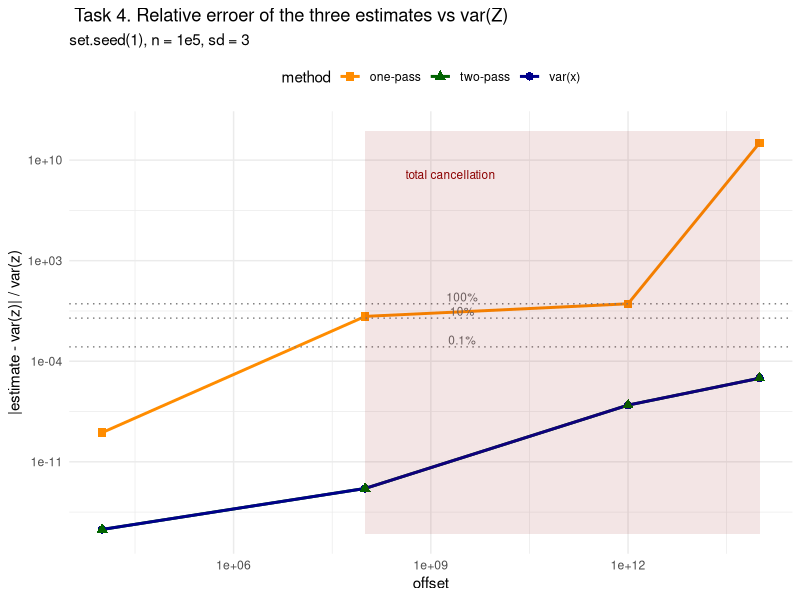
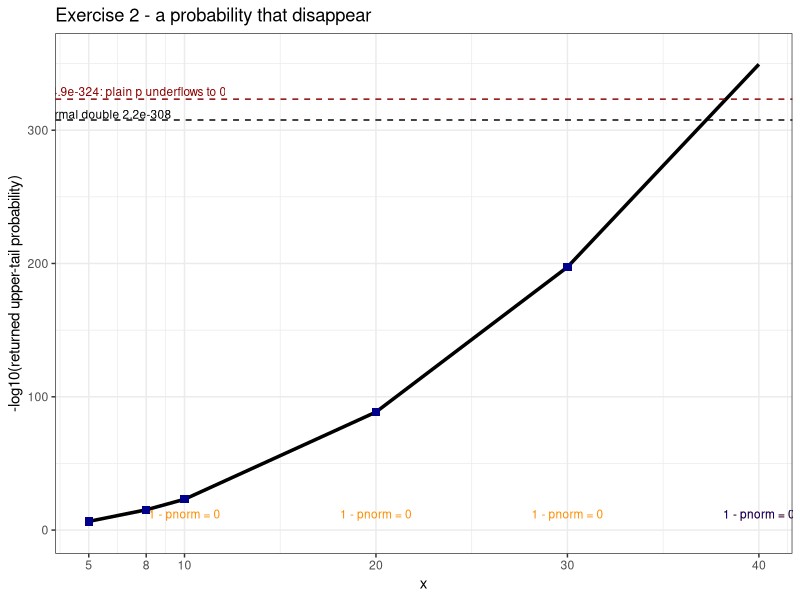

Write R code to recreate these figures, in order.
## ---- chunk 1
# Load
library(tidyverse)
## ---- chunk 2
# Reproduce the exact dataset from the exercise
set.seed(1)
z <- rnorm(100000, mean = 0, sd = 3)
offsets <- c(0, 1e4, 1e8, 1e12, 1e14)
n <- length(z)

# Define the two-pass and one-pass algorithms 
# two-pass algorithm
var2pass <- function(x) {
  m <- mean(x)            
  sum((x - m) ** 2) / (n - 1)
}

# one-pass computational formula
var1pass <- function(x) {
  (sum(x ** 2) - sum(x) ** 2 / n) / (n - 1)
}

# Run all three methods at every offset
res <- data.frame(
  a = offsets,
  var_r = NA,
  two_pass = NA,
  one_pass = NA
)
variances <- sapply(offsets, function(o) {
  x <- o + z                 # Task 1 !!!
  c(                         # Task 2 !!!
    var_r = var(x),
    two_pass = var2pass(x),
    one_pass = var1pass(x)
  )
})                           # Task 3 !!!

res$var_r <- variances["var_r", ]
res$two_pass <- variances["two_pass", ]
res$one_pass <- variances["one_pass", ]
res
## ---- chunk 3
# Compare with var(z)
rel <- data.frame(
  a        = offsets,
  var_r    = abs(res$var_r    - var(z)) / var(z),
  two_pass = abs(res$two_pass - var(z)) / var(z),
  one_pass = abs(res$one_pass - var(z)) / var(z)
)
# Print the comparison table
rel
# Print the reference value
cat("var(z) =", var(z), "\n")
# Find the threshold, where first offset with more than 10% one-pass error
cat("one-pass error > 10% first at a =", res$a[which(rel$one_pass > 0.1)[1]], "\n")
 
# Figure: relative error vs offset (log-log)
# Reshape the table to long format, one row per (offset, method)
rel_long <- data.frame(
  a = rep(offsets, 3),
  method = rep(c("var(x)", "two-pass", "one-pass"), each = length(offsets)),
  rel = c(rel$var_r, rel$two_pass, rel$one_pass)
)
# Drop a=0, as error is exactly 0 and no log
rel_long <- rel_long |> filter(a > 0)
# Floor tiny values so log works
rel_long$rel <- rel_long$rel |> (\(x) pmax(x, 1e-16))()

ggplot(rel_long, aes(
  x = a,
  y = rel,
  color = method,
  shape = method
)) +
  geom_line(linewidth = 1) +
  geom_point(size = 2.5) +
  scale_x_log10() +
  scale_y_log10() +
  coord_cartesian(ylim = c(1e-16, 1e12)) +
  geom_hline(
    yintercept = c(1e-3, 1e-1, 1),
    linetype = "dotted",
    color = "grey50"
  ) +
  annotate(
    "text",
    x = 3e9,
    y = c(3e-3, 3e-1, 3),
    label = c("0.1%", "10%", "100%"),
    color = "grey40",
    size = 3
  ) +
  annotate(
    "rect",
    xmin = 1e8,
    xmax = 1e14,
    ymin = 1e-16,
    ymax = 1e12,
    fill = "darkred",
    alpha = 0.1
  ) +
  annotate(
    "text",
    x = 2e9,
    y = 1e9,
    color = "darkred",
    label = "total cancellation",
    size = 3
  ) +
  scale_color_manual(values = c(
    "var(x)" = "darkblue",
    "two-pass" = "darkgreen",
    "one-pass" = "darkorange"
  )) +
  scale_shape_manual(values = c(
    "var(x)" = 16,
    "two-pass" = 17,
    "one-pass" = 15
  )) +
  labs(
    x = "offset",
    y = "|estimate - var(z)| / var(z)",
    title = " Task 4. Relative erroer of the three estimates vs var(Z)",
    subtitle = "set.seed(1), n = 1e5, sd = 3"
  ) +
  theme_minimal() +
  theme(legend.position = "top")
## ---- chunk 4
# The x values given in the exercise
x <- c(5, 8, 10, 20, 30, 40)

# Task 1: Compute the upper-tail probability in the three ways
m1 <- 1 - pnorm(x)
m2 <- pnorm(x, lower.tail = FALSE)
m3 <- pnorm(x, lower.tail = FALSE, log.p = TRUE)

cbind(x, "1 - pnorm" = m1, "lower.tail=FALSE" = m2, "log.p = TRUE" = m3)
## ---- chunk 5
cbind(x, "log.p" = m3, "exp(log.p)" = exp(m3))
## ---- chunk 6
p9 <- pnorm(9, lower.tail = FALSE)
p9log <- pnorm(9, lower.tail = FALSE, log.p = TRUE)
c(p = p9, log_p = p9log)

# Figure
df <- data.frame(
  x = x,
  true_k = -m3 / log(10),
  k1 = ifelse(m1 > 0, -log10(m1), NA),
  k2 = ifelse(m2 > 0, -log10(m2), NA)
)

ggplot(df, aes(x = x)) +
  geom_line(aes(y = true_k), color = "black", linewidth = 1.2) +
  geom_point(
    aes(y = k1),
    color = "darkorange",
    shape = 16,
    size = 2.5
  ) +
  geom_point(aes(y = k2),
             color = "darkblue",
             shape = 15,
             size = 2.5) +
  geom_hline(
    yintercept = -log10(2.2e-308),
    linetype = "dashed",
    color = "black"
  ) +
  geom_hline(
    yintercept = -log10(4.9e-324),
    linetype = "dashed",
    color = "darkred"
  ) +
  annotate(
    "text",
    x = 5.3,
    y = 312,
    label = "min normal double 2.2e-308",
    color = "black",
    size = 3
  ) +
  annotate(
    "text",
    x = 5.4,
    y = 329,
    label = "min subnormal 4.9e-324: plain p underflows to 0",
    color = "darkred",
    size = 3
  ) +
  annotate(
    "text",
    x = 10,
    y = 12,
    label = "1 - pnorm = 0",
    color = "darkorange",
    size = 3
  ) +
  annotate(
    "text",
    x = 20,
    y = 12,
    label = "1 - pnorm = 0",
    color = "darkorange",
    size = 3
  ) +
  annotate(
    "text",
    x = 30,
    y = 12,
    label = "1 - pnorm = 0",
    color = "darkorange",
    size = 3
  ) +
  annotate(
    "text",
    x = 40,
    y = 12,
    label = "1 - pnorm = 0",
    color = "darkorange",
    size = 3
  ) +
  annotate(
    "text",
    x = 40,
    y = 12,
    label = "1 - pnorm = 0",
    color = "darkblue",
    size = 3
  ) +
  scale_x_continuous(breaks = x) +
  coord_cartesian(ylim = c(0, 355)) +
  labs(x = "x", y = "-log10(returned upper-tail probability)", title = "Exercise 2 - a probability that disappear") +
  theme_bw()
